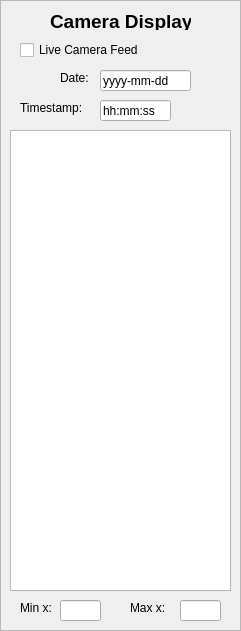
   <widget class="QWidget" name="widget_camDisplay" native="true">
    <property name="geometry">
     <rect>
      <x>30</x>
      <y>20</y>
      <width>241</width>
      <height>631</height>
     </rect>
    </property>
    <widget class="QLabel" name="label_CameraDisplay">
     <property name="geometry">
      <rect>
       <x>50</x>
       <y>10</y>
       <width>141</width>
       <height>20</height>
      </rect>
     </property>
     <property name="text">
      <string>&lt;html&gt;&lt;head/&gt;&lt;body&gt;&lt;p align=&quot;center&quot;&gt;&lt;span style=&quot; font-size:14pt; font-weight:600;&quot;&gt;Camera Display&lt;/span&gt;&lt;/p&gt;&lt;/body&gt;&lt;/html&gt;</string>
     </property>
    </widget>
    <widget class="QCheckBox" name="checkBox_livecam">
     <property name="geometry">
      <rect>
       <x>20</x>
       <y>40</y>
       <width>141</width>
       <height>20</height>
      </rect>
     </property>
     <property name="text">
      <string>Live Camera Feed</string>
     </property>
    </widget>
    <widget class="QLabel" name="label_minx">
     <property name="geometry">
      <rect>
       <x>20</x>
       <y>600</y>
       <width>60</width>
       <height>16</height>
      </rect>
     </property>
     <property name="text">
      <string>Min x:</string>
     </property>
    </widget>
    <widget class="QLabel" name="label_maxx">
     <property name="geometry">
      <rect>
       <x>130</x>
       <y>600</y>
       <width>60</width>
       <height>16</height>
      </rect>
     </property>
     <property name="text">
      <string>Max x:</string>
     </property>
    </widget>
    <widget class="QLineEdit" name="text_minx">
     <property name="geometry">
      <rect>
       <x>60</x>
       <y>600</y>
       <width>41</width>
       <height>21</height>
      </rect>
     </property>
    </widget>
    <widget class="QLineEdit" name="text_maxx">
     <property name="geometry">
      <rect>
       <x>180</x>
       <y>600</y>
       <width>41</width>
       <height>21</height>
      </rect>
     </property>
    </widget>
    <widget class="QLabel" name="label_Timestamp">
     <property name="geometry">
      <rect>
       <x>20</x>
       <y>100</y>
       <width>81</width>
       <height>16</height>
      </rect>
     </property>
     <property name="text">
      <string>Timestamp:</string>
     </property>
    </widget>
    <widget class="QLineEdit" name="text_Timestamp">
     <property name="geometry">
      <rect>
       <x>100</x>
       <y>100</y>
       <width>71</width>
       <height>21</height>
      </rect>
     </property>
     <property name="text">
      <string>hh:mm:ss</string>
     </property>
    </widget>
    <widget class="QLineEdit" name="text_Date">
     <property name="geometry">
      <rect>
       <x>100</x>
       <y>70</y>
       <width>91</width>
       <height>21</height>
      </rect>
     </property>
     <property name="text">
      <string>yyyy-mm-dd</string>
     </property>
    </widget>
    <widget class="QLabel" name="label_Date">
     <property name="geometry">
      <rect>
       <x>60</x>
       <y>70</y>
       <width>81</width>
       <height>16</height>
      </rect>
     </property>
     <property name="text">
      <string>Date:</string>
     </property>
    </widget>
    <widget class="QFrame" name="frame_camDisplay">
     <property name="geometry">
      <rect>
       <x>0</x>
       <y>0</y>
       <width>241</width>
       <height>631</height>
      </rect>
     </property>
     <property name="frameShape">
      <enum>QFrame::StyledPanel</enum>
     </property>
     <property name="frameShadow">
      <enum>QFrame::Raised</enum>
     </property>
     <widget class="QGraphicsView" name="graphics_camDisplay">
      <property name="geometry">
       <rect>
        <x>10</x>
        <y>130</y>
        <width>221</width>
        <height>461</height>
       </rect>
      </property>
     </widget>
    </widget>
    <zorder>frame_camDisplay</zorder>
    <zorder>label_CameraDisplay</zorder>
    <zorder>checkBox_livecam</zorder>
    <zorder>label_minx</zorder>
    <zorder>label_maxx</zorder>
    <zorder>text_minx</zorder>
    <zorder>text_maxx</zorder>
    <zorder>label_Timestamp</zorder>
    <zorder>text_Timestamp</zorder>
    <zorder>text_Date</zorder>
    <zorder>label_Date</zorder>
   </widget>
